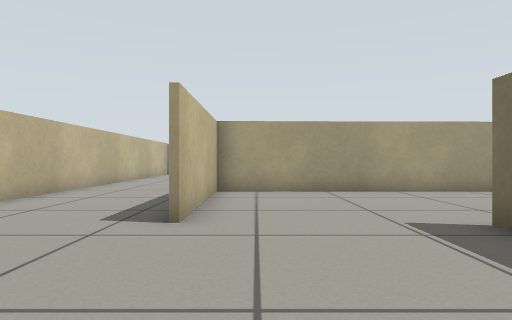
[1] (above)

16 first-person views from a walk through a Gazebo world. The camera is 0.45 m above the floor, looks level and sees 75° across. The floor is counted in squares, 0.5 m on a side. Each view is taken from the middle of a square. On the plan, view 1 faces up. The plan holds only what a view shows up to about 12 squares ahead; the rest is blank.

[2]
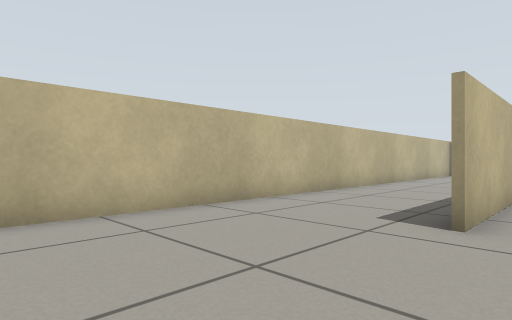

[3]
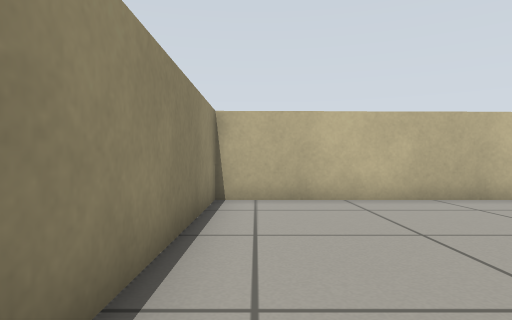

[4]
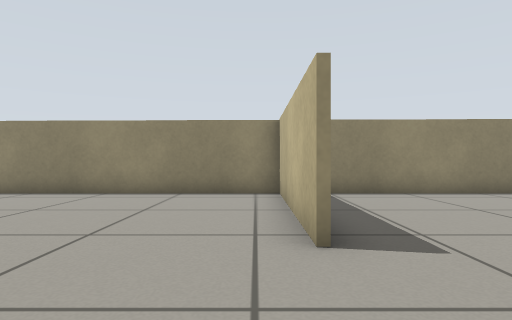

[5]
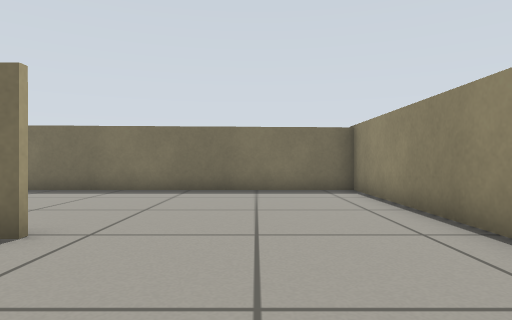

[6]
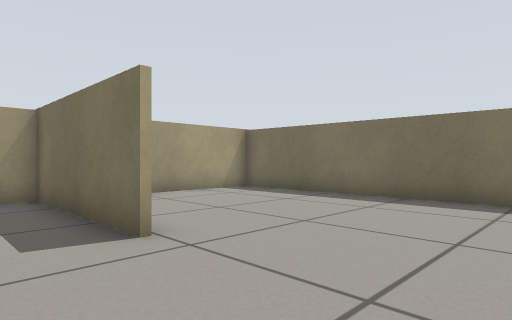

[7]
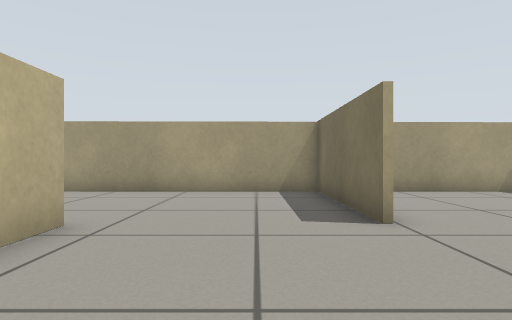

[8]
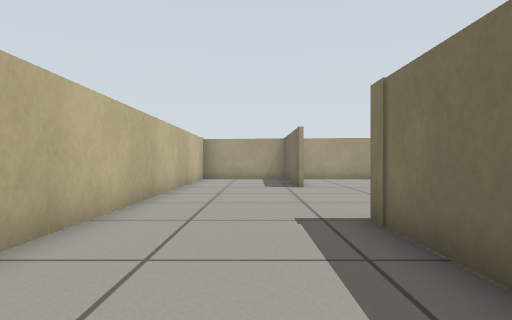

[9]
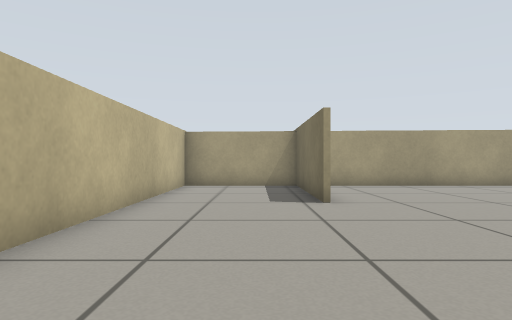

[10]
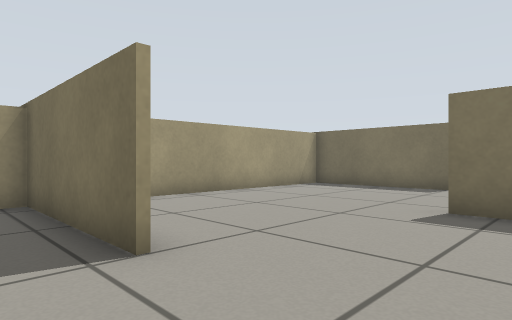

[11]
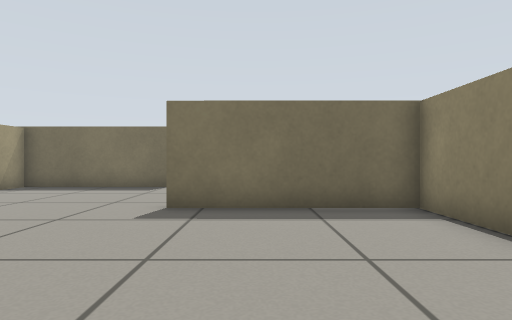

[12]
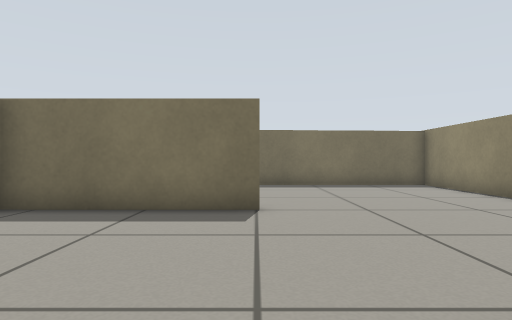

[13]
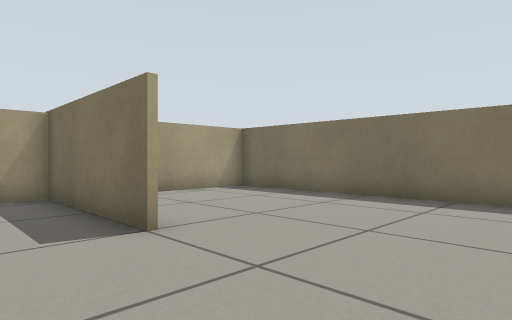

[14]
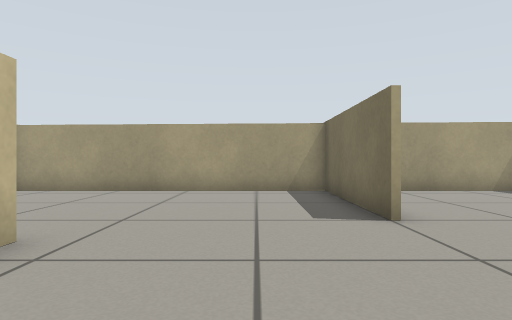

[15]
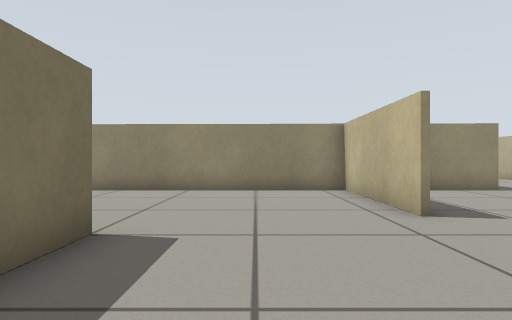

[16]
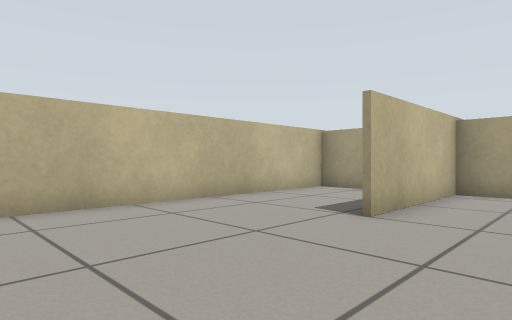

### Floor plan
Points are (right, up) in squares from view 1. A wall is a line through its corners. A room is listed if a view was taken in it or the views show most of it. See-through windows are left out.
Room 1 (views 1, 2, 3, 4, 5, 6, 7, 8, 9, 10, 11, 12, 13, 14, 15, 16)
walls: (3.2, 9.8) (3.2, 14.7); (3.4, 14.7) (3.4, 9.9); (8, 15.9) (8, 20.7) (-5.5, 20.7) (-5.5, -0.9) (2, -0.9); (3.4, 4.6) (3.3, -0.9) (14, -0.9) (14, 9.5) (9.9, 9.5); (7.8, 4.6) (7.8, 9.5) (-1.1, 9.5) (-1.1, 4.8); (-1.2, 7.3) (-1.3, 10) (14, 9.9) (14, 20.7) (10.1, 20.7); (-1.6, 16) (-1.6, 20.7); (-1.4, 20.7) (-1.4, 16)

Where each view was taken, in squares from view 1:
view 1: 0 up, 0 right, facing up
view 2: 0 up, 0 right, facing up-left
view 3: 0 up, 2 right, facing left
view 4: 8 up, 4 right, facing down
view 5: 2 up, 4 right, facing right
view 6: 1 up, 6 right, facing up-right
view 7: 0 up, 6 right, facing up
view 8: 5 up, 3 left, facing up
view 9: 9 up, 3 left, facing up
view 10: 13 up, 3 left, facing up-right
view 11: 13 up, 3 left, facing right
view 12: 16 up, 2 right, facing right
view 13: 12 up, 6 right, facing up-right
view 14: 11 up, 6 right, facing up
view 15: 20 up, 6 right, facing down
view 16: 11 up, 1 right, facing up-left
